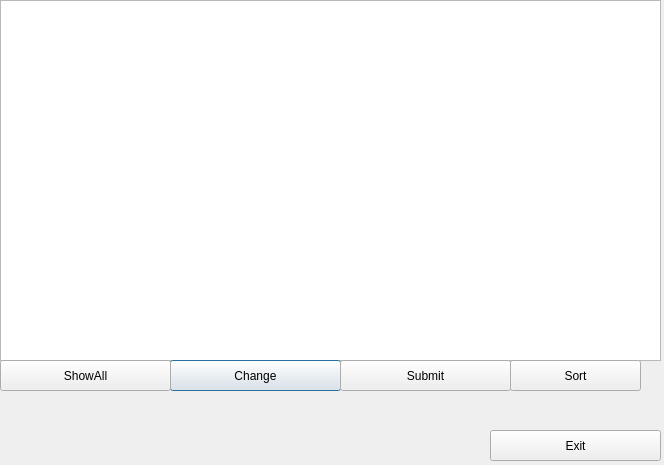
<?xml version="1.0" encoding="UTF-8"?>
<ui version="4.0">
 <class>CManagerDlg</class>
 <widget class="QDialog" name="CManagerDlg">
  <property name="geometry">
   <rect>
    <x>0</x>
    <y>0</y>
    <width>664</width>
    <height>465</height>
   </rect>
  </property>
  <property name="minimumSize">
   <size>
    <width>664</width>
    <height>465</height>
   </size>
  </property>
  <property name="maximumSize">
   <size>
    <width>664</width>
    <height>465</height>
   </size>
  </property>
  <property name="windowTitle">
   <string>Manager</string>
  </property>
  <widget class="QTableView" name="tableView">
   <property name="geometry">
    <rect>
     <x>0</x>
     <y>0</y>
     <width>661</width>
     <height>361</height>
    </rect>
   </property>
  </widget>
  <widget class="QPushButton" name="pushButton_2">
   <property name="geometry">
    <rect>
     <x>170</x>
     <y>360</y>
     <width>171</width>
     <height>31</height>
    </rect>
   </property>
   <property name="text">
    <string>Change</string>
   </property>
  </widget>
  <widget class="QPushButton" name="pushButton_3">
   <property name="geometry">
    <rect>
     <x>340</x>
     <y>360</y>
     <width>171</width>
     <height>31</height>
    </rect>
   </property>
   <property name="text">
    <string>Submit</string>
   </property>
  </widget>
  <widget class="QPushButton" name="pushButton">
   <property name="geometry">
    <rect>
     <x>490</x>
     <y>430</y>
     <width>171</width>
     <height>31</height>
    </rect>
   </property>
   <property name="text">
    <string>Exit</string>
   </property>
  </widget>
  <widget class="QPushButton" name="pushButton_4">
   <property name="geometry">
    <rect>
     <x>510</x>
     <y>360</y>
     <width>131</width>
     <height>31</height>
    </rect>
   </property>
   <property name="text">
    <string>Sort</string>
   </property>
  </widget>
  <widget class="QPushButton" name="pushButton_5">
   <property name="geometry">
    <rect>
     <x>0</x>
     <y>360</y>
     <width>171</width>
     <height>31</height>
    </rect>
   </property>
   <property name="text">
    <string>ShowAll</string>
   </property>
  </widget>
 </widget>
 <resources/>
 <connections/>
</ui>
